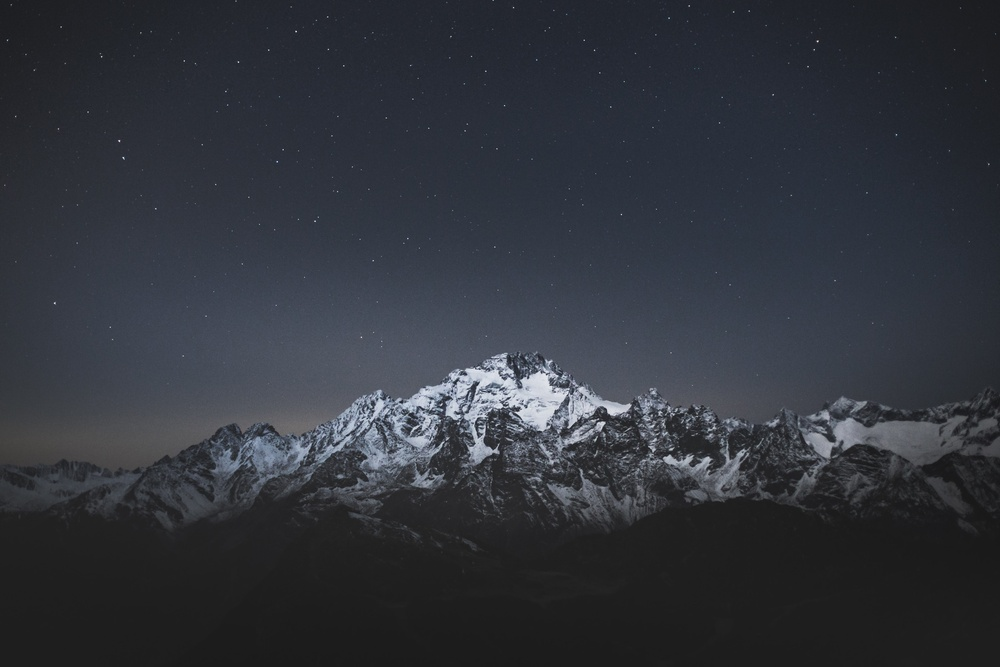
#> input picture images/1.jpg, 1000 x 667 px, shrunk from 4702 x 3135 before the run
$ python 4_translation.py --image images/1.jpg
#> lines starting #> are read from the running program, lines starting #| are printed output that depends on the picture
# python 4_translation.py --i images/bird.jpg

import numpy as np
import argparse
import imutils
import cv2

ap = argparse.ArgumentParser()
ap.add_argument("-i", "--image", required = True,
help = "Path to the image")
args = vars(ap.parse_args())

image = cv2.imread(args["image"])
#> image is the input picture: shape (667, 1000, 3); mean B, G, R 59.7, 52.4, 49
cv2.imshow("Original", image)
cv2.waitKey(0)

M = np.float32([[1, 0, 25], [0, 1, 50]])
shifted = cv2.warpAffine(image, M, (image.shape[1], image.shape[0]))
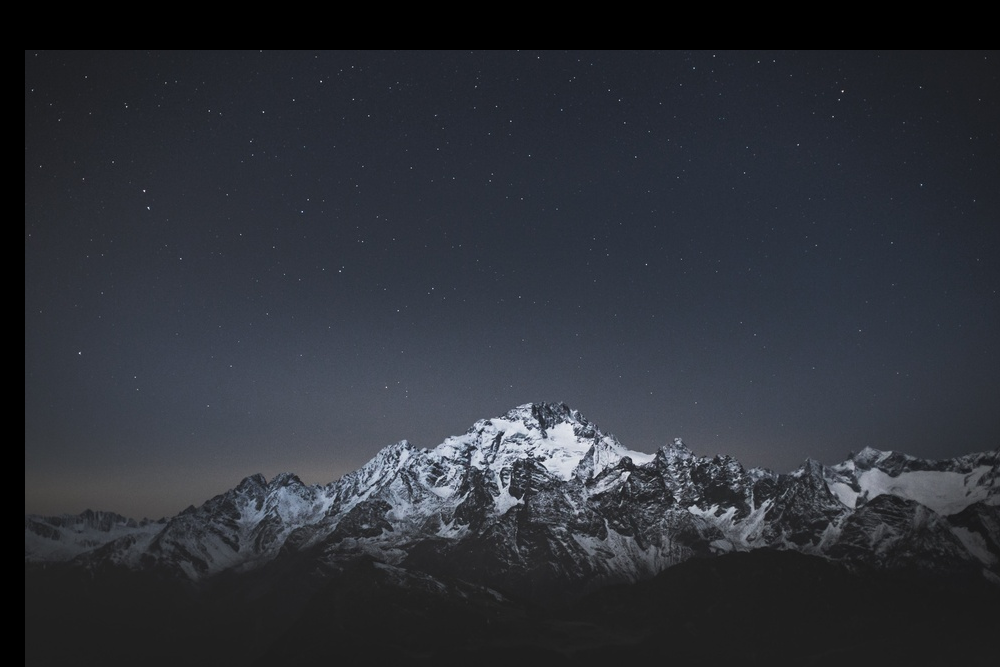
#> shifted: shape (667, 1000, 3); mean B, G, R 56.5, 49.3, 46
cv2.imshow("Shifted Down and Right", shifted)
cv2.waitKey(0)

M = np.float32([[1, 0,-50], [0, 1,-90]])
shifted = cv2.warpAffine(image, M, (image.shape[1], image.shape[0]))
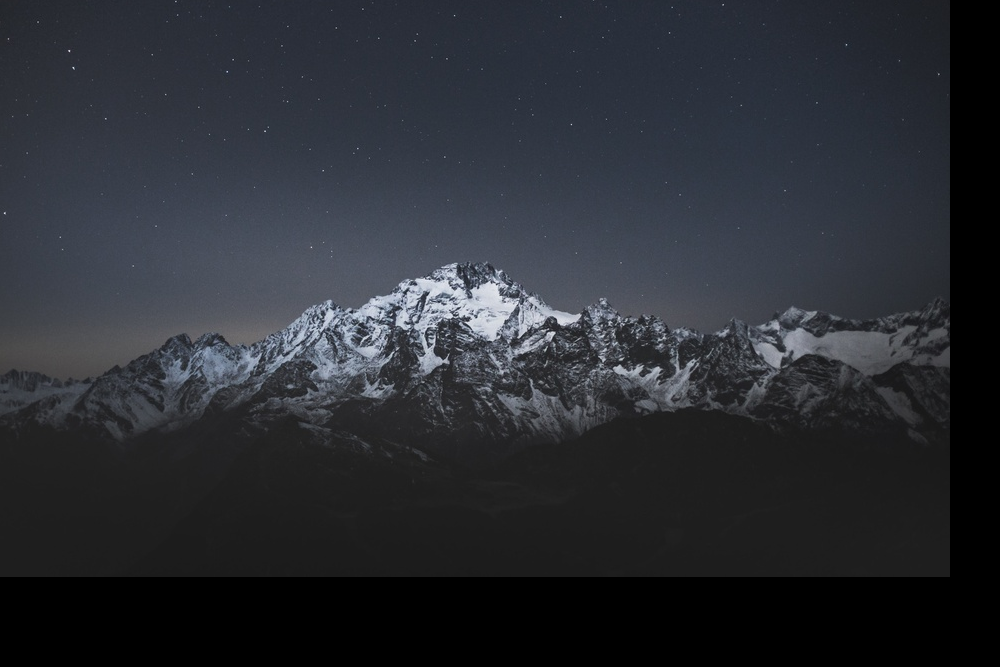
#> shifted: shape (667, 1000, 3); mean B, G, R 51.1, 45.1, 42.3
cv2.imshow("Shifted Up and Left", shifted)
cv2.waitKey(0)

shifted=imutils.translate(image,0,100)
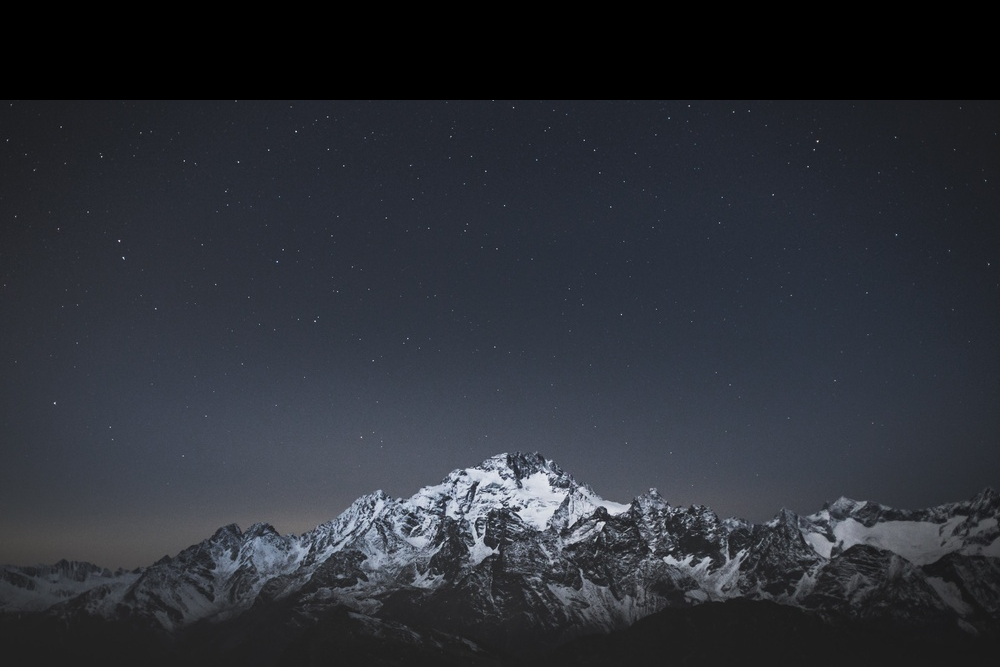
#> shifted: shape (667, 1000, 3); mean B, G, R 55.2, 47.9, 44.6
cv2.imshow("ShiftedDown",shifted)
cv2.waitKey(0)
